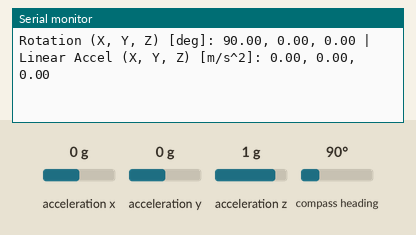
A sketch run on a simulated ESP32. Parts: the last lines printed to the serial monitor. The inputs (shaded band) are chosen by the test bench; at power-on: acceleration x 0 g, acceleration y 0 g, compass heading 90°, acceleration z 1 g.

Above: at 2.2 s.
2.3 s: acceleration x set to -1.4 g
At 2.38 s:
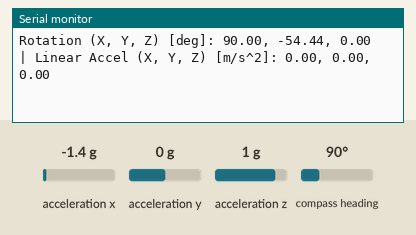
3.8 s: acceleration y set to -1.4 g
At 3.86 s:
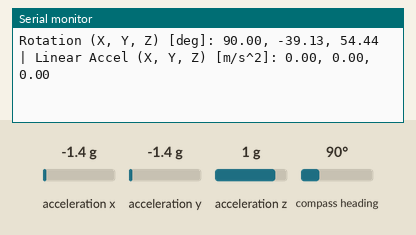
5.3 s: compass heading set to 7°
At 5.34 s:
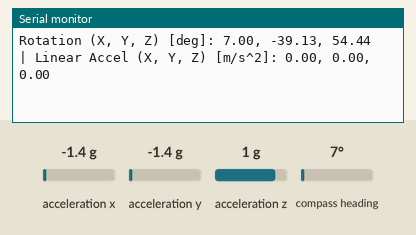
8.3 s: acceleration z set to -1.4 g
At 8.3 s:
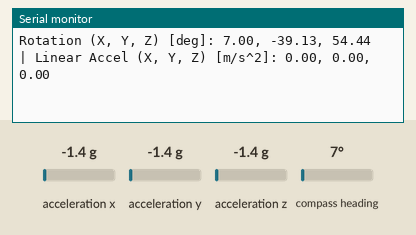
Timing chart, 0 to 10.8 s (numbered marks = the images above; inputs shaded):
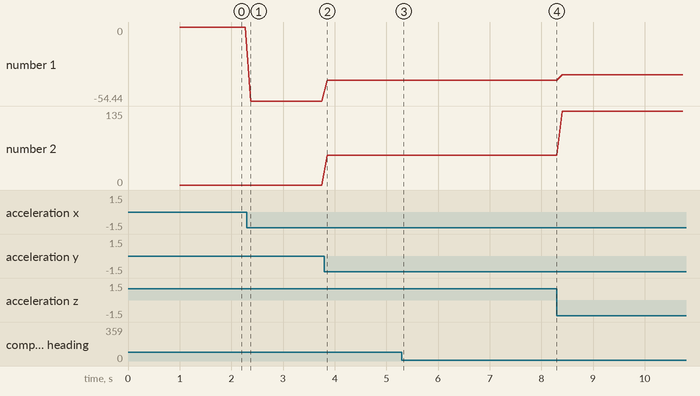

Measured:
- after the input at 2.3 s, the serial monitor: prints a new line after 0.08 s (image 1)
- after the input at 3.8 s, the serial monitor: prints a new line after 0.06 s (image 2)
- after the input at 5.3 s, the serial monitor: prints a new line at once (image 3)
- plotted number 1: 0 → -54.44 after the input at 2.3 s, -54.44 → -39.13 after the input at 3.8 s, -39.13 → -35.25 after the input at 8.3 s
- plotted number 2: 0 → 54.44 after the input at 3.8 s, 54.44 → 135 after the input at 8.3 s

The sketch:

imu-position-test.ino
```cpp
#include <Wire.h>
#include <Adafruit_Sensor.h>
#include <Adafruit_BNO055.h>
#include <utility/imumaths.h>

// Create BNO055 object
Adafruit_BNO055 bno = Adafruit_BNO055(55, 0x28, &Wire); // Default I2C address is 0x28

void setup() {
  Serial.begin(115200);
  delay(1000);
  Wire.begin(8,9);

  // Initialize BNO055
  if (!bno.begin()) {
    Serial.println("Failed to initialize BNO055! Check wiring or I2C address.");
    while (1);
  }
  Serial.println("BNO055 initialized successfully!");

  // Optional: Use external crystal for better accuracy
  bno.setExtCrystalUse(true);
}

void loop() {
  // Get rotation (Euler angles)
  imu::Vector<3> euler = bno.getVector(Adafruit_BNO055::VECTOR_EULER);

  // Get linear acceleration (m/s^2)
  imu::Vector<3> linAccel = bno.getVector(Adafruit_BNO055::VECTOR_LINEARACCEL);

  // Print data
  Serial.print("Rotation (X, Y, Z) [deg]: ");
  Serial.print(euler.x());
  Serial.print(", ");
  Serial.print(euler.y());
  Serial.print(", ");
  Serial.print(euler.z());
  Serial.print(" | ");

  Serial.print("Linear Accel (X, Y, Z) [m/s^2]: ");
  Serial.print(linAccel.x());
  Serial.print(", ");
  Serial.print(linAccel.y());
  Serial.print(", ");
  Serial.println(linAccel.z());

  delay(100); // Sampling delay
}
```
